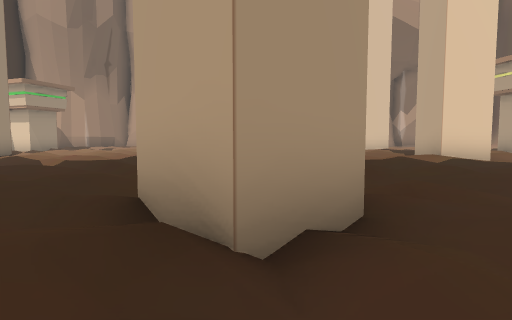
view 1 (above)

18 first-person views from a walk through a Unity game level. The camera is 1.3 m above the floor, tilts 4° down and sees 80° across. The floor is counted in squares, 2 m on a side. Each view is taken from the middle of a square. On the plan, view 1 faces up. The plan holds only what a view shows up to about 10 squares ahead; the rest is blank. The place goes on beyond the plan. The player is left out.

view 2
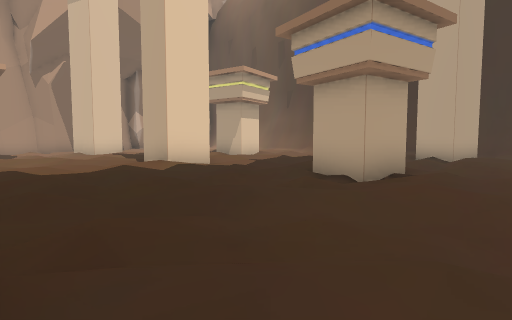

view 3
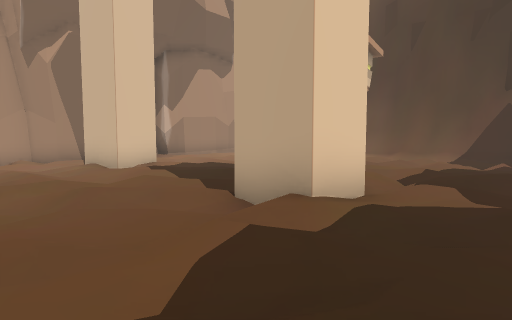

view 4
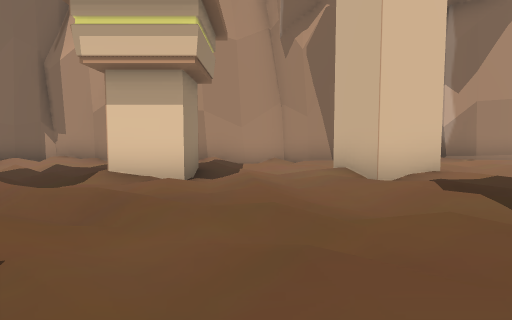

view 5
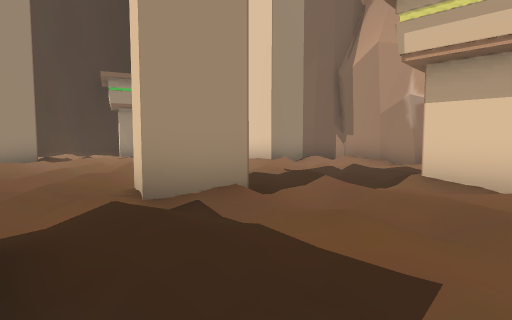

view 6
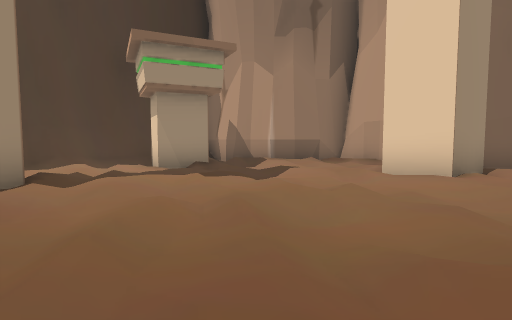

view 7
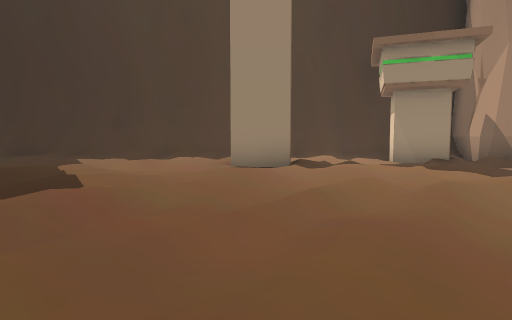

view 8
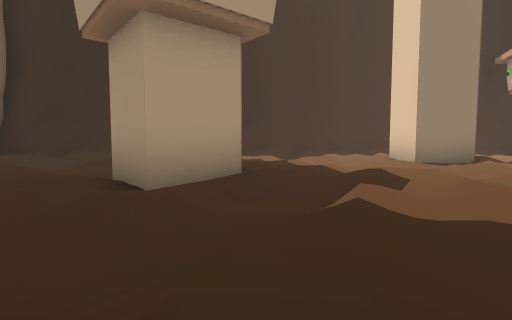

view 9
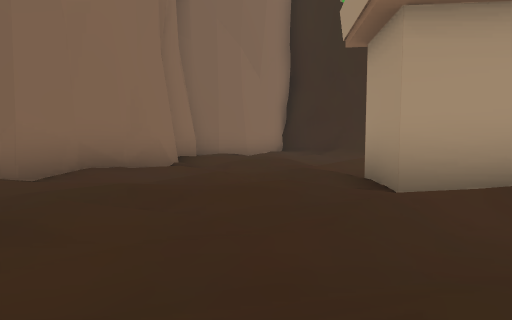

view 10
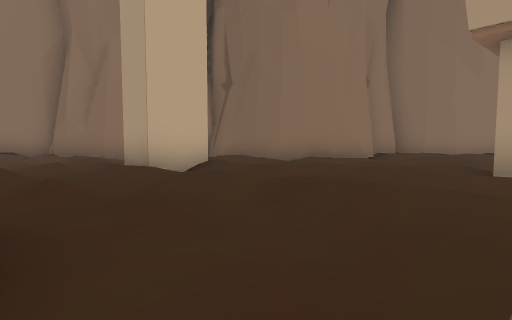

view 11
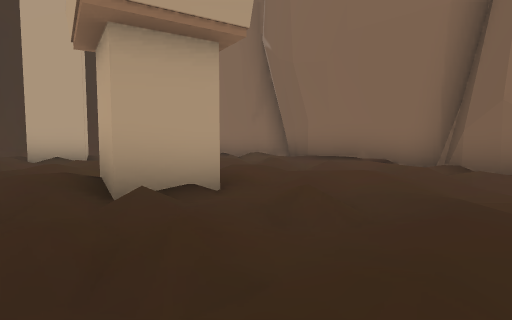

view 12
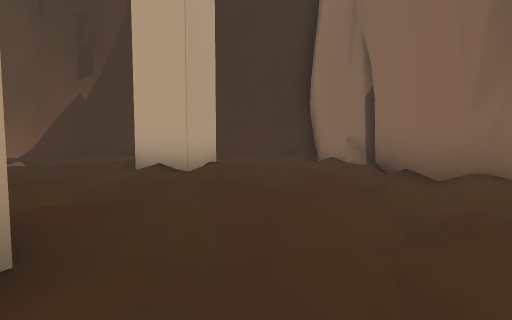

view 13
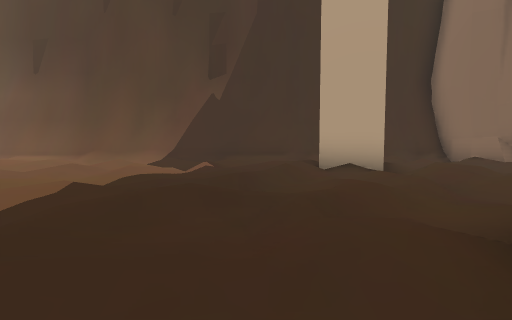

view 14
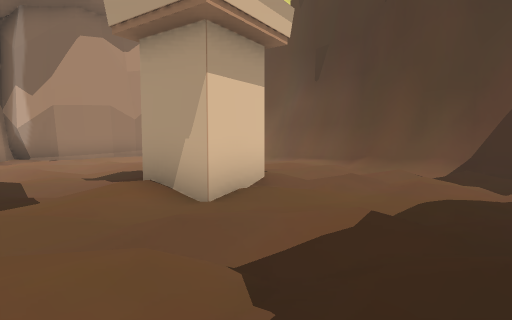

view 15
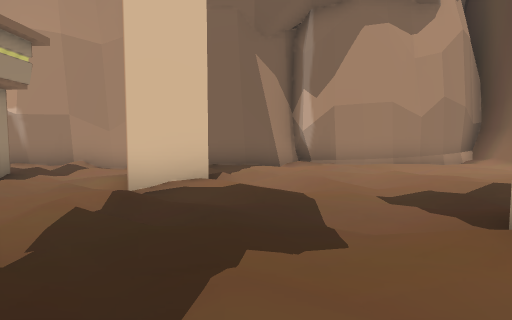

view 16
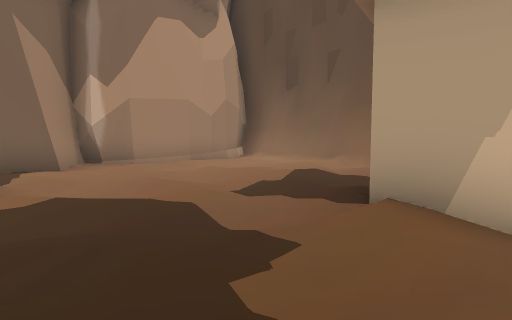

view 17
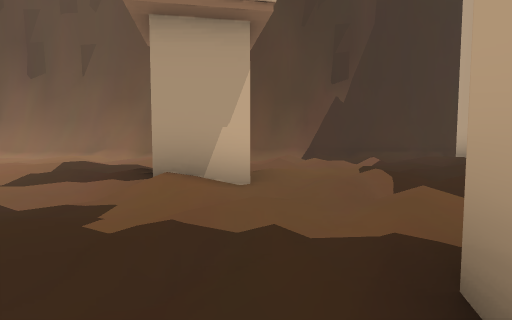

view 18
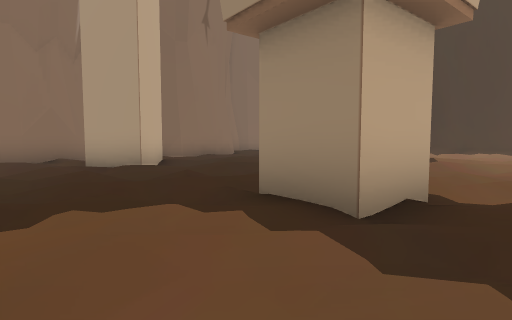

### Floor plan
Key: @ floor where view 1 was taken; # wall or solid block; x gap in a wall; . main floor; : floor 0.25 m higher than the main floor; - floor 0.25 m lower than the main floor; / step, stairs or slope; = window, fence, low wall or low ledge.
Columns run from 12 left of view 1 to 16 right of it. Each row starts with its distance up from view 1.
 19    ######### #####        #
 18   ##/././:.###/--##########
 17 ###....#//.-./.--/-.///://#
 16 #///:.-#./--/.//.--///--..#
 15 ###.-./../.-.#-//##-:::...#
 14 ###.//./--.///-./#../-:-./##
 13 #.--.../.-../-.:./-/.-/.-./#
 12 #..//.-/-. --/./-.-.-./-/.:#
 11 #/-..../.-##-/-/./--.##:../#
 10 #=x#-/---/-..-///-.:--//--/#
  9 #//.-./--./-#...-##:/.---//#
  8 ##.///:///.-#.../##--.-..-/#
  7 ##-//.....-.//././..-.--../#
  6  #...:/--:-///:--./-///.-..#
  5  #... #/.../--/.--//.//-/.-##
  4  #.--/#......--.-/-#.-...#//#
  3  #////../../#//-.----//./#//#
  2  #/--/:--.//#-/-/:/.-//-.--/#
  1  #//..--./..-/.///.//.//-/-/#
  0  #/////#####@###--./--/././##
 -1  ####/##   ##  ######-######
 -2     ###             ###

Positions as (right, up) in squares from view 1, and headings:
1: (0, 0), facing up
2: (1, 1), facing up-right
3: (2, 6), facing up-right
4: (3, 9), facing up
5: (2, 9), facing up-left
6: (-3, 10), facing up-left
7: (-2, 10), facing left
8: (-2, 6), facing left
9: (-2, 6), facing down-left
10: (-2, 9), facing down
11: (3, 6), facing down-right
12: (6, 2), facing right
13: (6, 6), facing right
14: (7, 7), facing up-right
15: (7, 9), facing up
16: (6, 10), facing up-right
17: (5, 10), facing right
18: (3, 10), facing down-left
